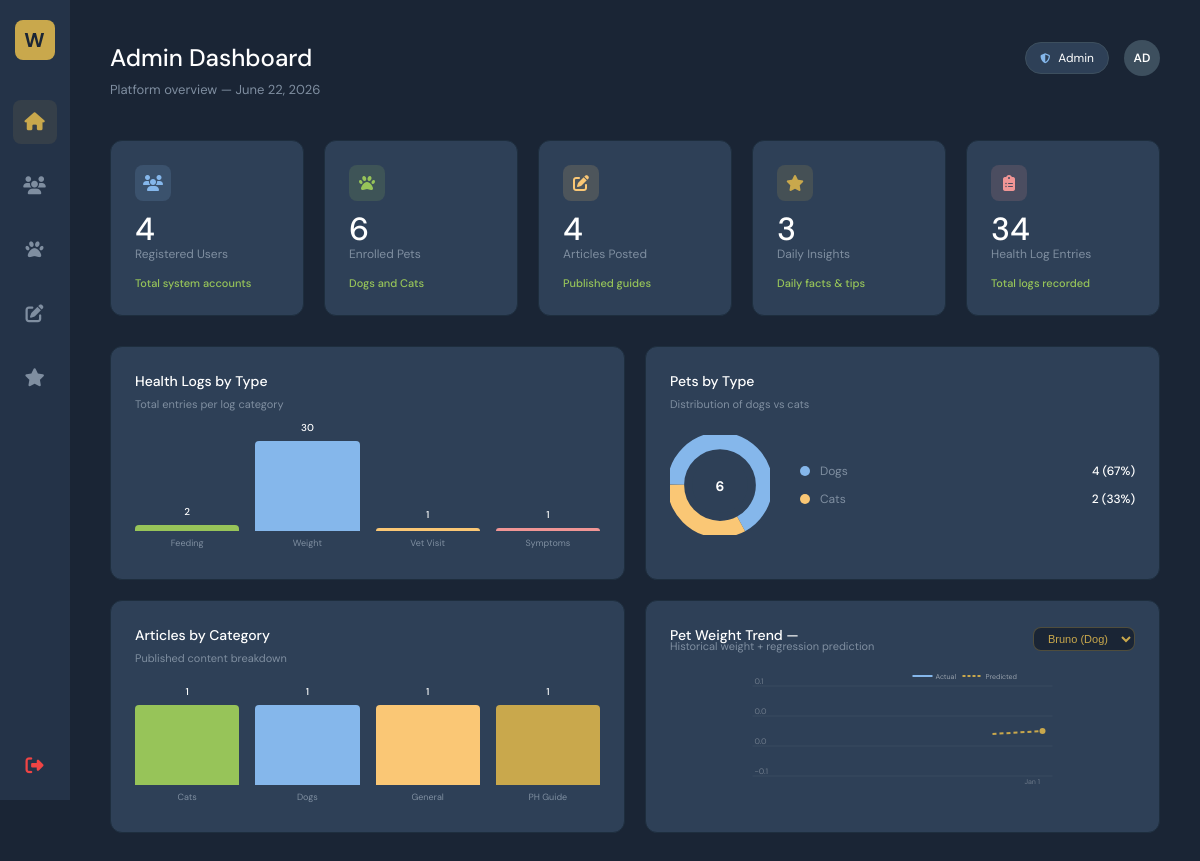
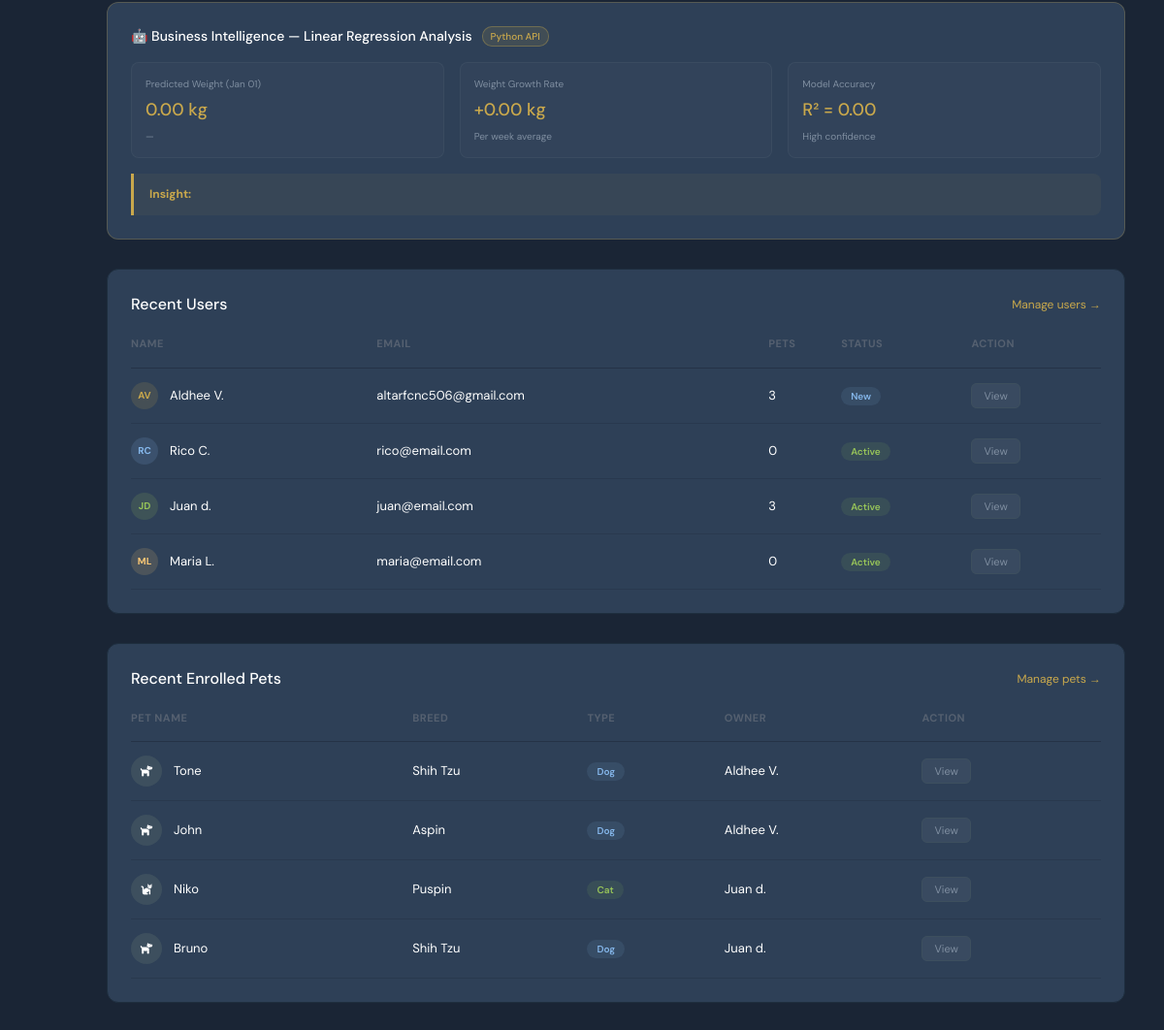
The page /admin/admin_dashboard.php (signed in) on the database its author committed (2 pictures, top to bottom).
### tables this page shows
CREATE TABLE IF NOT EXISTS users (
    user_id    INT UNSIGNED AUTO_INCREMENT PRIMARY KEY,
    first_name VARCHAR(75)         NOT NULL,
    last_name  VARCHAR(75)         NOT NULL,
    email      VARCHAR(150) UNIQUE NOT NULL,
    username   VARCHAR(75)  UNIQUE NOT NULL,
    password   VARCHAR(255)        NOT NULL,
    created_at TIMESTAMP DEFAULT CURRENT_TIMESTAMP
);

CREATE TABLE IF NOT EXISTS pets (
    pet_id        INT UNSIGNED AUTO_INCREMENT PRIMARY KEY,
    user_id       INT UNSIGNED NOT NULL,
    breed_id      INT UNSIGNED NOT NULL,
    pet_code      VARCHAR(20)  UNIQUE NOT NULL,
    name          VARCHAR(100) NOT NULL,
    date_of_birth DATE,
    weight        DECIMAL(5,2),
    sex           ENUM('Male', 'Female'),
    color         VARCHAR(100),
    medical_notes TEXT,
    photo         VARCHAR(255),
    created_at    TIMESTAMP DEFAULT CURRENT_TIMESTAMP,
    CONSTRAINT fk_pets_user  FOREIGN KEY (user_id)  REFERENCES users(user_id)  ON DELETE CASCADE,
    CONSTRAINT fk_pets_breed FOREIGN KEY (breed_id) REFERENCES breeds(breed_id)
);

CREATE TABLE IF NOT EXISTS breeds (
    breed_id   INT UNSIGNED AUTO_INCREMENT PRIMARY KEY,
    breed_name VARCHAR(100) NOT NULL,
    pet_type   ENUM('Dog', 'Cat') NOT NULL,
    UNIQUE KEY uq_breed (breed_name, pet_type)
);

### admin/admin_dashboard.php (the view, shortened to what the rows shown need)
<?php
require_once __DIR__ . '/../db_connection.php';
$recent_users = [];
try {
  $stmt = $pdo->query("
        SELECT u.user_id, u.first_name, u.last_name, u.email, u.created_at,
               (SELECT COUNT(*) FROM pets p WHERE p.user_id = u.user_id) AS pets_count
        FROM users u
        ORDER BY u.created_at DESC
        LIMIT 4
    ");
  $recent_users = $stmt->fetchAll();
} catch (PDOException $e) {
  error_log("Failed fetching recent users: " . $e->getMessage());
}
$recent_pets = [];
try {
  $stmt = $pdo->query("
        SELECT p.pet_id, p.name AS pet_name, p.pet_code, p.created_at,
               b.breed_name, b.pet_type,
               u.first_name, u.last_name
        FROM pets p
        JOIN breeds b ON p.breed_id = b.breed_id
        JOIN users u ON p.user_id = u.user_id
        ORDER BY p.created_at DESC
        LIMIT 4
    ");
  $recent_pets = $stmt->fetchAll();
} catch (PDOException $e) {
  error_log("Failed fetching recent pets: " . $e->getMessage());
}
?>
<!doctype html>
<html lang="en">
<head>
  <link rel="stylesheet" href="../template.css" />
  <link rel="stylesheet" href="../css/admin_shared.css" />
  <link rel="stylesheet" href="../css/admin_dashboard.css" />
  <link
    rel="stylesheet"
    href="https://cdnjs.cloudflare.com/ajax/libs/font-awesome/6.5.0/css/all.min.css" />
</head>
<body>
  <div class="admin-layout">
    <main class="admin-main">
      <header class="admin-header">
        <div class="header-title">
          <h1>Admin Dashboard</h1>
        </div>
      </header>
      <div class="dashboard-split">
        <section class="admin-card">
          <div class="card-header-row">
            <h2>Recent Users</h2>
          </div>
          <table class="admin-table">
            <thead>
              <tr>
                <th>Name</th>
                <th>Email</th>
                <th>Pets</th>
                <th>Status</th>
                <th>Action</th>
              </tr>
            </thead>
            <tbody>
              <?php if (empty($recent_users)): ?>
                <tr>
                  <td colspan="5" style="text-align: center; color: #9ca3af;">No users found</td>
                </tr>
              <?php else: ?>
                <?php
                $colors = ['gold', 'blue', 'green', 'orange'];
                $color_index = 0;
                foreach ($recent_users as $user):
                  $initials = strtoupper(substr($user['first_name'], 0, 1) . substr($user['last_name'], 0, 1));
                  $color = $colors[$color_index % count($colors)];
                  $color_index++;
                  $is_new = (strtotime($user['created_at']) > strtotime('-7 days'));
                ?>
                  <tr>
                    <td>
                      <div class="entity-cell">
                        <div class="avatar-circle <?php echo $color; ?>"><?php echo $initials; ?></div>
                        <span><?php echo htmlspecialchars($user['first_name'] . ' ' . substr($user['last_name'], 0, 1) . '.'); ?></span>
                      </div>
                    </td>
                    <td><?php echo htmlspecialchars($user['email']); ?></td>
                    <td><?php echo $user['pets_count']; ?></td>
                    <td>
                      <span class="status-pill <?php echo $is_new ? 'new' : 'active'; ?>">
                        <?php echo $is_new ? 'New' : 'Active'; ?>
                      </span>
                    </td>
                    <td>
                      <a href="edit_user.html" class="btn-table">View</a>
                    </td>
                  </tr>
                <?php endforeach; ?>
              <?php endif; ?>
            </tbody>
          </table>
        </section>
        <section class="admin-card">
          <div class="card-header-row">
            <h2>Recent Enrolled Pets</h2>
          </div>
          <table class="admin-table">
            <thead>
              <tr>
                <th>Pet Name</th>
                <th>Breed</th>
                <th>Type</th>
                <th>Owner</th>
                <th>Action</th>
              </tr>
            </thead>
            <tbody>
              <?php if (empty($recent_pets)): ?>
                <tr>
                  <td colspan="5" style="text-align: center; color: #9ca3af;">No pets found</td>
                </tr>
              <?php else: ?>
                <?php foreach ($recent_pets as $pet):
                  $icon = strtolower($pet['pet_type']) === 'cat' ? 'cat' : 'dog';
                ?>
                  <tr>
                    <td>
                      <div class="entity-cell">
                        <div class="mini-icon-box">
                          <i class="fa-solid fa-<?php echo $icon; ?>"></i>
                        </div>
                        <span><?php echo htmlspecialchars($pet['pet_name']); ?></span>
                      </div>
                    </td>
                    <td><?php echo htmlspecialchars($pet['breed_name']); ?></td>
                    <td>
                      <span class="status-pill <?php echo $icon === 'cat' ? 'healthy' : 'new'; ?>">
                        <?php echo htmlspecialchars($pet['pet_type']); ?>
                      </span>
                    </td>
                    <td><?php echo htmlspecialchars($pet['first_name'] . ' ' . substr($pet['last_name'], 0, 1) . '.'); ?></td>
                    <td>
                      <a href="edit_pet.html" class="btn-table">View</a>
                    </td>
                  </tr>
                <?php endforeach; ?>
              <?php endif; ?>
            </tbody>
          </table>
        </section>
      </div>
    </main>
  </div>
</body>
</html>

### rows shown on the page
users: initials "AV", first_name+last_name "Aldhee V.", email "altarfcnc506@gmail.com", pets_count "3", shows "New"
users: initials "RC", first_name+last_name "Rico C.", email "rico@email.com", pets_count "0", shows "Active"
users: initials "JD", first_name+last_name "Juan d.", email "juan@email.com", pets_count "3", shows "Active"
users: initials "ML", first_name+last_name "Maria L.", email "maria@email.com", pets_count "0", shows "Active"
pets: name "Tone", breed.breed_name "Shih Tzu", breed.pet_type "Dog", user.last_name "Aldhee V."
pets: name "John", breed.breed_name "Aspin", breed.pet_type "Dog", user.last_name "Aldhee V."
pets: name "Niko", breed.breed_name "Puspin", breed.pet_type "Cat", user.last_name "Juan d."
pets: name "Bruno", breed.breed_name "Shih Tzu", breed.pet_type "Dog", user.last_name "Juan d."

### other values the page prints
$count_users "4"
$count_pets "6"
$count_articles "4"
$count_insights "3"
$count_logs "34"
$lcount "2"
$ltype "Feeding"
$lcount "30"
$ltype "Weight"
$lcount "1"
$ltype "Vet Visit"
$ltype "Symptoms"
$pets_by_type['Dog'] "4"
$dog_pct "67"
$pets_by_type['Cat'] "2"
